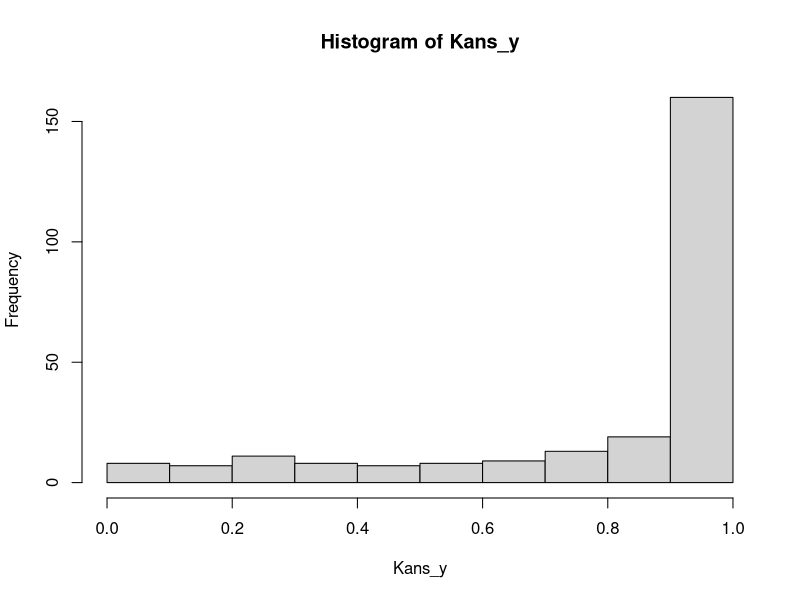
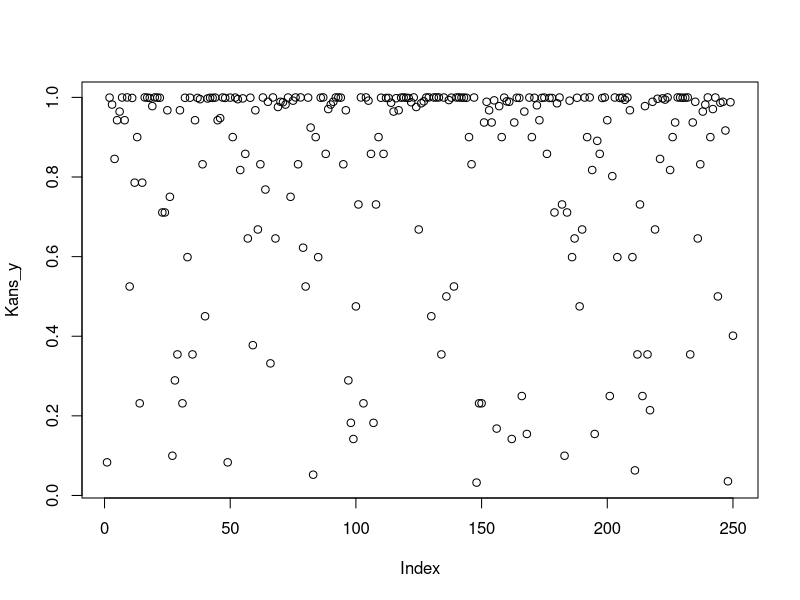

The R source for these figures, in order:
## +++++++++++++++++++++++++++++++++++++++++++++++++++++++++++++++++++++++++++++
## 41.R  ####
## +++++++++++++++++++++++++++++++++++++++++++++++++++++++++++++++++++++++++++++
## R code voor Student Analytics Vrije Universiteit Amsterdam
## Copyright 2020 VU
## Web Page: http://www.vu.nl
## Contact: Theo Bakker (t.c.bakker@vu.nl)
## Verspreiding buiten de VU: Nee
##
## Doel: Doel
##
## Afhankelijkheden: Afhankelijkheid
##
## Datasets: Datasets
##
## Opmerkingen:
## 1) Geen.
## 2) ___
##
## ++++++++++++++++++++++++++++++++++++++++++++++++++++++++++++++++++++++++++++
## TODO:
## 1) ___.
##
## ++++++++++++++++++++++++++++++++++++++++++++++++++++++++++++++++++++++++++++
## Geschiedenis:
## 03-09-2020: EG: Aanmaak bestand
## ++++++++++++++++++++++++++++++++++++++++++++++++++++++++++++++++++++++++++++

## Toets: multipele lineaire regressie

## Casus
# Vanuit het tutoraat van de opleiding Elektrotechniek van een hogeschool wil de 
# studieloopbaanbegeleider meer persoonsgerichte begeleiding aanbieden om 
# studenten te helpen nominaal af te studeren. Op basis van achtergrondkenmerken 
# van de student en resultaten in het eerste studiejaar wil hij een inschatting 
# maken van de kans dat iemand uitvalt in het eerste studiejaar. De variabelen 
# waarvan hij vermoedt dat er een relatie is met uitval zijn geslacht, 
# gemiddeld eindexamencijfer middelbare school, wel of geen vooropleiding in 
# het mbo en de leeftijd van een student aan het begin van het eerste 
# studiejaar. De studieloopbaanbegeleider zou graag op basis van data uit 
# willen uitzoeken welke van deze variabelen echt gerelateerd zijn aan uitval. 
# Deze informatie kan hij gebruiken om studenten waar de kans op uitval groter 
# is al vroeg in het vizier te krijgen en de juiste begeleiding aan te bieden.

# seed
set.seed(123, 
         kind = "Mersenne-Twister", 
         normal.kind = "Inversion",
         sample.kind = "Rejection")

## Simuleer data

# Maak studentnummer
Studentnummer <- sample(300000:400000,
                            250)

# Aantal hoorcolleges: tussen 1 en 10, zwartepunt bij twee keer en acht keer
Leeftijd <- sample(16:27, 
                                  250, 
                                  replace = TRUE,
                                  prob = c(0.05,
                                           0.2,
                                           0.1,
                                           0.1,
                                           0.05,
                                           0.05,
                                           0.1,
                                           0.2,
                                           0.05,
                                           0.1,
                                           0.025,
                                           0.025))

# Mbo vooropleiding
Vooropleiding <- c(rep("havo", 
                  180),
              rep("mbo", 
                  70))[sample.int(250,250)]
Vooropleiding_dummy <- rep(0,
                      250)
Vooropleiding_dummy[Vooropleiding == "havo"] <- 1

# Geslacht
Geslacht <- c(rep("Man", 
                  200),
              rep("Vrouw", 
                  50))[sample.int(250,250)]
Geslacht_dummy <- rep(0,
                      250)
Geslacht_dummy[Geslacht == "Man"] <- 1


# Eindexamencijfer wiskunde middelbare school
Eindexamencijfer <- ceiling(2 * rnorm(250,
                                         7,
                                         1))/2
Eindexamencijfer[Eindexamencijfer < 5.5] <- 5.5

# Maak afhankelijke variabele eindcijfer Methoden & Statistiek

Logit_y <- 17  - 1.1 * Leeftijd + 1.5 * Geslacht_dummy + 0 * Vooropleiding_dummy + 1.2 * Eindexamencijfer #+ rnorm(250,0,0.1)
Kans_y <- 1/(1 + exp( -1 * Logit_y))

hist(Kans_y)
plot(Kans_y)
Uitval <- rbinom(250,1,Kans_y)
table(Uitval)
UitvalTekst <- rep(0,
                   250)
UitvalTekst[Uitval == 1] <- "Geen uitval"
UitvalTekst[Uitval == 0] <- "Uitval"

Uitval_Elektrotechniek <- data.frame(Studentnummer, 
                                     Uitval,
                                     UitvalTekst,
                                        Leeftijd,
                                        Geslacht,
                                        Vooropleiding,
                                        Eindexamencijfer,
                                        Geslacht_dummy,
                                        Vooropleiding_dummy)

rm(Studentnummer,
   Geslacht,
   Geslacht_dummy,
   Eindexamencijfer,
   Kans_y,
   Leeftijd,
   Logit_y,
   Uitval,
   Vooropleiding,
   Vooropleiding_dummy
   )

## Sla de datasets op
#write.csv(Uitval_Elektrotechniek,
#          file = "05. Datasets/41_Uitval_Elektrotechniek.csv")
